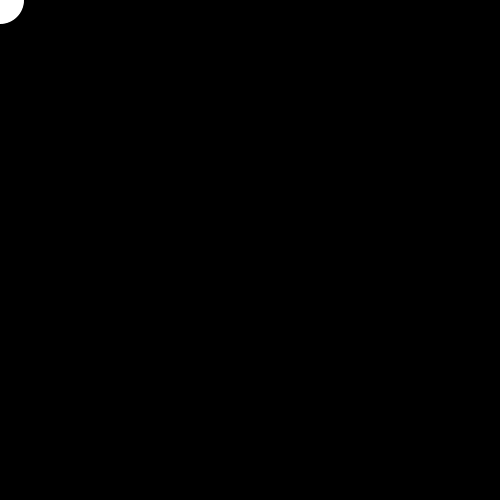
Frame 1 (no input)
Frame 60 (the mouse pressed at the canvas centre just before this capture): identical to frame 1, image omitted
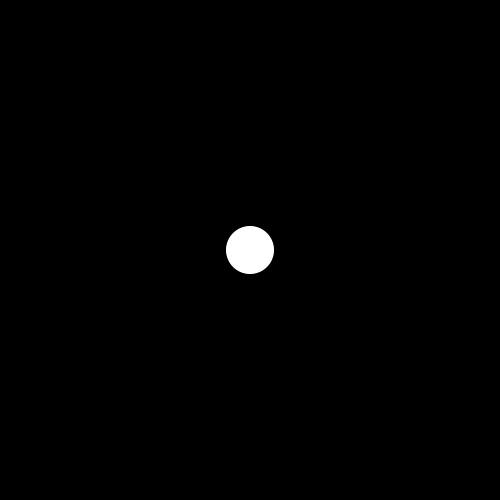
Frame 120 (the mouse held since frame 60 and released just before this capture)

The Processing sketch that drew these frames (run headless with seeded random() and noise(); from frame 60 on, the mouse is pressed at the canvas centre):

// Processing sketch: processing_49469
// ── processing_49469.pde

float[] x = new float [50];
float[] y = new float [50];

void setup () {
  size (500, 500);
  smooth ();
  noStroke();
  
  for (int i = 0; i<50; i++) {
  x[i] = 0;
  y[i] = 0;
}
}
void draw () {
  background (0);
  
  for(int i = 0; i<49; i++) {
    x[i] = x [i+1];
     y[i] = y [i+1];
     ellipse (x[i], y[i], i, i);
  }
  x [49] = mouseX;
  y [49] = mouseY;
  }

                
                                
